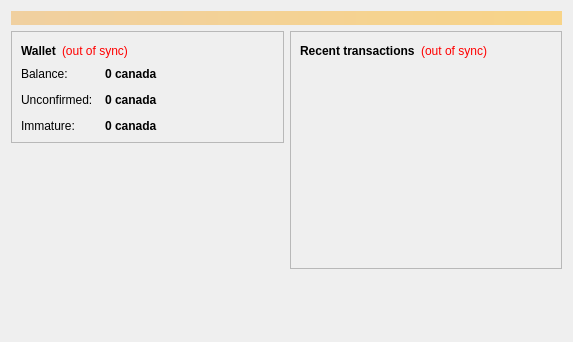
<?xml version="1.0" encoding="UTF-8"?>
<ui version="4.0">
 <class>OverviewPage</class>
 <widget class="QWidget" name="OverviewPage">
  <property name="geometry">
   <rect>
    <x>0</x>
    <y>0</y>
    <width>573</width>
    <height>342</height>
   </rect>
  </property>
  <property name="windowTitle">
   <string>Form</string>
  </property>
  <layout class="QVBoxLayout" name="topLayout">
   <item>
    <widget class="QLabel" name="labelAlerts">
     <property name="visible">
      <bool>false</bool>
     </property>
     <property name="styleSheet">
      <string notr="true">background-color: qlineargradient(x1: 0, y1: 0, x2: 1, y2: 0, stop:0 #F0D0A0, stop:1 #F8D488); color:#000000;</string>
     </property>
     <property name="wordWrap">
      <bool>true</bool>
     </property>
     <property name="margin">
      <number>3</number>
     </property>
    </widget>
   </item>
   <item>
    <layout class="QHBoxLayout" name="horizontalLayout" stretch="1,1">
     <item>
      <layout class="QVBoxLayout" name="verticalLayout_2">
       <item>
        <widget class="QFrame" name="frame">
         <property name="frameShape">
          <enum>QFrame::StyledPanel</enum>
         </property>
         <property name="frameShadow">
          <enum>QFrame::Raised</enum>
         </property>
         <layout class="QVBoxLayout" name="verticalLayout_4">
          <item>
           <layout class="QHBoxLayout" name="horizontalLayout_4">
            <item>
             <widget class="QLabel" name="label_5">
              <property name="font">
               <font>
                <weight>75</weight>
                <bold>true</bold>
               </font>
              </property>
              <property name="text">
               <string>Wallet</string>
              </property>
             </widget>
            </item>
            <item>
             <widget class="QLabel" name="labelWalletStatus">
              <property name="toolTip">
               <string>The displayed information may be out of date. Your wallet automatically synchronizes with the canadacoin network after a connection is established, but this process has not completed yet.</string>
              </property>
              <property name="styleSheet">
               <string notr="true">QLabel { color: red; }</string>
              </property>
              <property name="text">
               <string notr="true">(out of sync)</string>
              </property>
              <property name="alignment">
               <set>Qt::AlignLeading|Qt::AlignLeft|Qt::AlignVCenter</set>
              </property>
             </widget>
            </item>
            <item>
             <spacer name="horizontalSpacer_2">
              <property name="orientation">
               <enum>Qt::Horizontal</enum>
              </property>
              <property name="sizeHint" stdset="0">
               <size>
                <width>40</width>
                <height>20</height>
               </size>
              </property>
             </spacer>
            </item>
           </layout>
          </item>
          <item>
           <layout class="QFormLayout" name="formLayout_2">
            <property name="fieldGrowthPolicy">
             <enum>QFormLayout::AllNonFixedFieldsGrow</enum>
            </property>
            <property name="horizontalSpacing">
             <number>12</number>
            </property>
            <property name="verticalSpacing">
             <number>12</number>
            </property>
            <item row="0" column="0">
             <widget class="QLabel" name="label">
              <property name="text">
               <string>Balance:</string>
              </property>
             </widget>
            </item>
            <item row="0" column="1">
             <widget class="QLabel" name="labelBalance">
              <property name="font">
               <font>
                <weight>75</weight>
                <bold>true</bold>
               </font>
              </property>
              <property name="cursor">
               <cursorShape>IBeamCursor</cursorShape>
              </property>
              <property name="toolTip">
               <string>Your current balance</string>
              </property>
              <property name="text">
               <string notr="true">0 canada</string>
              </property>
              <property name="textInteractionFlags">
               <set>Qt::LinksAccessibleByMouse|Qt::TextSelectableByKeyboard|Qt::TextSelectableByMouse</set>
              </property>
             </widget>
            </item>
            <item row="1" column="0">
             <widget class="QLabel" name="label_3">
              <property name="text">
               <string>Unconfirmed:</string>
              </property>
             </widget>
            </item>
            <item row="1" column="1">
             <widget class="QLabel" name="labelUnconfirmed">
              <property name="font">
               <font>
                <weight>75</weight>
                <bold>true</bold>
               </font>
              </property>
              <property name="cursor">
               <cursorShape>IBeamCursor</cursorShape>
              </property>
              <property name="toolTip">
               <string>Total of transactions that have yet to be confirmed, and do not yet count toward the current balance</string>
              </property>
              <property name="text">
               <string notr="true">0 canada</string>
              </property>
              <property name="textInteractionFlags">
               <set>Qt::LinksAccessibleByMouse|Qt::TextSelectableByKeyboard|Qt::TextSelectableByMouse</set>
              </property>
             </widget>
            </item>
            <item row="2" column="0">
             <widget class="QLabel" name="labelImmatureText">
              <property name="text">
               <string>Immature:</string>
              </property>
             </widget>
            </item>
            <item row="2" column="1">
             <widget class="QLabel" name="labelImmature">
              <property name="font">
               <font>
                <weight>75</weight>
                <bold>true</bold>
               </font>
              </property>
              <property name="toolTip">
               <string>Mined balance that has not yet matured</string>
              </property>
              <property name="text">
               <string notr="true">0 canada</string>
              </property>
              <property name="textInteractionFlags">
               <set>Qt::LinksAccessibleByMouse|Qt::TextSelectableByKeyboard|Qt::TextSelectableByMouse</set>
              </property>
             </widget>
            </item>
           </layout>
          </item>
         </layout>
        </widget>
       </item>
       <item>
        <spacer name="verticalSpacer">
         <property name="orientation">
          <enum>Qt::Vertical</enum>
         </property>
         <property name="sizeHint" stdset="0">
          <size>
           <width>20</width>
           <height>40</height>
          </size>
         </property>
        </spacer>
       </item>
        <item>
         <widget class="QLabel" name="label_wallet_bgcoin">
          <property name="text">
           <string/>
          </property>
          <property name="pixmap">
           <pixmap resource="../bitcoin.qrc">:/images/wallet_bgcoin</pixmap>
          </property>
          <property name="scaledContents">
           <bool>false</bool>
          </property>
          <property name="alignment">
           <set>Qt::AlignCenter</set>
          </property>
          <property name="margin">
           <number>-2</number>
          </property>
         </widget>
        </item>
        <item>
         <widget class="QLabel" name="label_6">
          <property name="text">
           <string/>
          </property>
         </widget>
        </item>
      </layout>
     </item>
     <item>
      <layout class="QVBoxLayout" name="verticalLayout_3">
       <item>
        <widget class="QFrame" name="frame_2">
         <property name="frameShape">
          <enum>QFrame::StyledPanel</enum>
         </property>
         <property name="frameShadow">
          <enum>QFrame::Raised</enum>
         </property>
         <layout class="QVBoxLayout" name="verticalLayout">
          <item>
           <layout class="QHBoxLayout" name="horizontalLayout_2">
            <item>
             <widget class="QLabel" name="label_4">
              <property name="text">
               <string>&lt;b&gt;Recent transactions&lt;/b&gt;</string>
              </property>
             </widget>
            </item>
            <item>
             <widget class="QLabel" name="labelTransactionsStatus">
              <property name="toolTip">
               <string>The displayed information may be out of date. Your wallet automatically synchronizes with the canadacoin network after a connection is established, but this process has not completed yet.</string>
              </property>
              <property name="styleSheet">
               <string notr="true">QLabel { color: red; }</string>
              </property>
              <property name="text">
               <string notr="true">(out of sync)</string>
              </property>
              <property name="alignment">
               <set>Qt::AlignRight|Qt::AlignTrailing|Qt::AlignVCenter</set>
              </property>
             </widget>
            </item>
            <item>
             <spacer name="horizontalSpacer">
              <property name="orientation">
               <enum>Qt::Horizontal</enum>
              </property>
              <property name="sizeHint" stdset="0">
               <size>
                <width>40</width>
                <height>20</height>
               </size>
              </property>
             </spacer>
            </item>
           </layout>
          </item>
          <item>
           <widget class="QListView" name="listTransactions">
            <property name="styleSheet">
             <string notr="true">QListView { background: transparent; }</string>
            </property>
            <property name="frameShape">
             <enum>QFrame::NoFrame</enum>
            </property>
            <property name="verticalScrollBarPolicy">
             <enum>Qt::ScrollBarAlwaysOff</enum>
            </property>
            <property name="horizontalScrollBarPolicy">
             <enum>Qt::ScrollBarAlwaysOff</enum>
            </property>
            <property name="selectionMode">
             <enum>QAbstractItemView::NoSelection</enum>
            </property>
           </widget>
          </item>
         </layout>
        </widget>
       </item>
       <item>
        <spacer name="verticalSpacer_2">
         <property name="orientation">
          <enum>Qt::Vertical</enum>
         </property>
         <property name="sizeHint" stdset="0">
          <size>
           <width>20</width>
           <height>40</height>
          </size>
         </property>
        </spacer>
       </item>
      </layout>
     </item>
    </layout>
   </item>
  </layout>
 </widget>
 <resources/>
 <connections/>
</ui>
